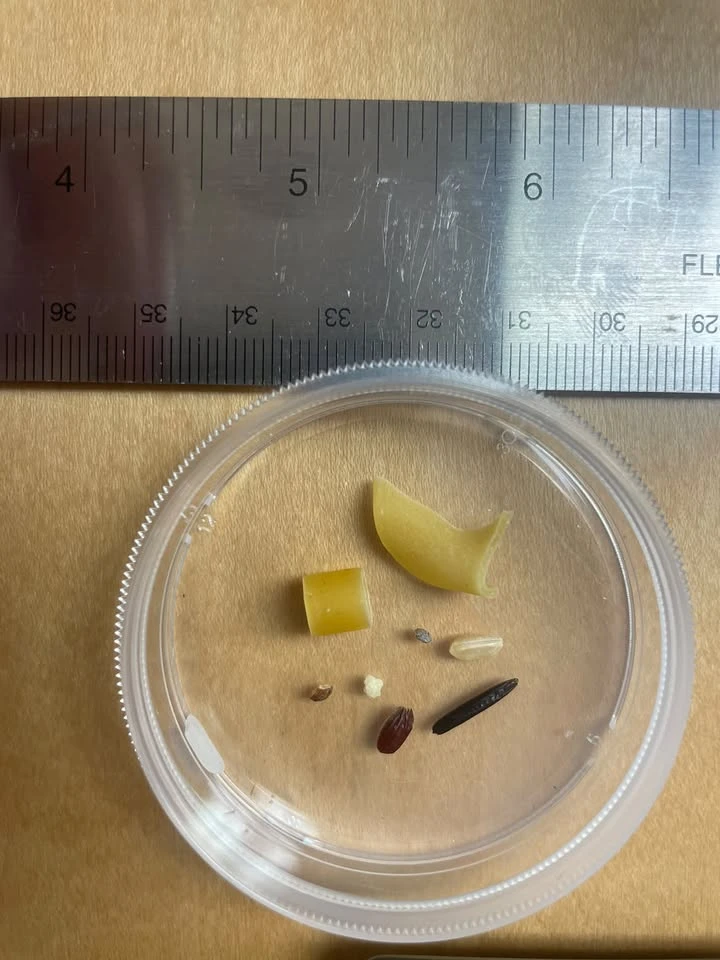
#> input picture vision/samples/dish_phone_01.webp, 720 x 960 px
$ python -i pile_types.py   (imports and definitions only)   (older library calls are emulated)
#> lines starting #> are read from the running program, lines starting #| are printed output that depends on the picture
#> further down, picture is the input picture: shape (960, 720, 3); mean B, G, R 110.2, 135, 149.6
"""Recognise which object types are in a dish, and roughly how much of each, even when they pile up.

Instead of measuring each piece, the dish floor is cut into small squares (~2.5 mm) and each square is
classified by colour and texture. Training needs no hand labels: every object square in a single-type
photo is that type (see training.json). The share of squares per type is the rough estimate the first
filter choice needs; each type's size comes from a reference table.

Usage:
  python pile_types.py train                    # trains from training.json, saves models/pile_types.yml
  python pile_types.py predict IMAGE [--out overlay.png]
"""
import argparse
import json
from pathlib import Path

import cv2
import numpy as np

from dish_sizer import CALIBRATION, fit_rim, segment

HERE = Path(__file__).parent
TRAINING = HERE / "training.json"
MODEL = HERE / "models" / "pile_types.yml"
PATCH_MM = 2.5
BACKGROUND = "background"
LABEL_THRESHOLD = 15  # stricter than sizing, so faint reflections aren't learned as objects
COLORS = [(40, 40, 40), (200, 0, 200), (0, 230, 255), (0, 128, 255), (255, 220, 0), (0, 200, 0),
          (255, 60, 0), (0, 0, 220), (128, 128, 128), (90, 60, 30)]  # BGR, one per class in training.json order


def setup():
    cal = json.loads(CALIBRATION.read_text())
    return cal["px_per_mm"], cal.get("floor_mm", 48)


# [17 lines left out: functions floor_patches, features, not called in this run]


def prepare(img):
    blur = cv2.GaussianBlur(img, (3, 3), 0)
    lab = cv2.cvtColor(blur, cv2.COLOR_BGR2LAB).astype(np.float32)
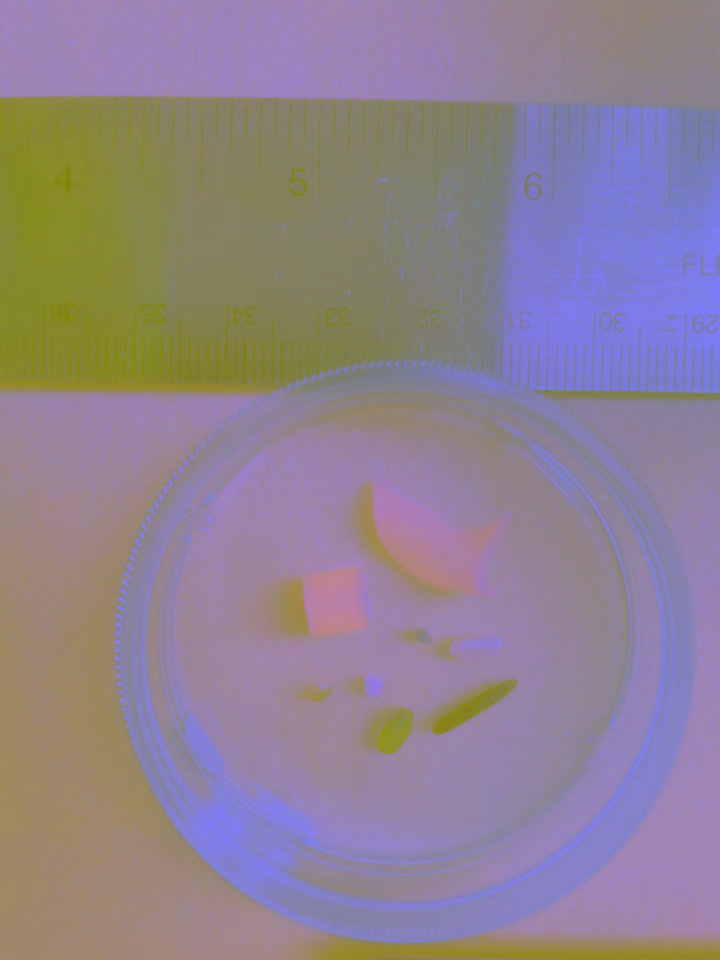
#> lab: shape (960, 720, 3) float32; mean B, G, R 144.3, 130.3, 143.5
    hsv = cv2.cvtColor(blur, cv2.COLOR_BGR2HSV).astype(np.float32)
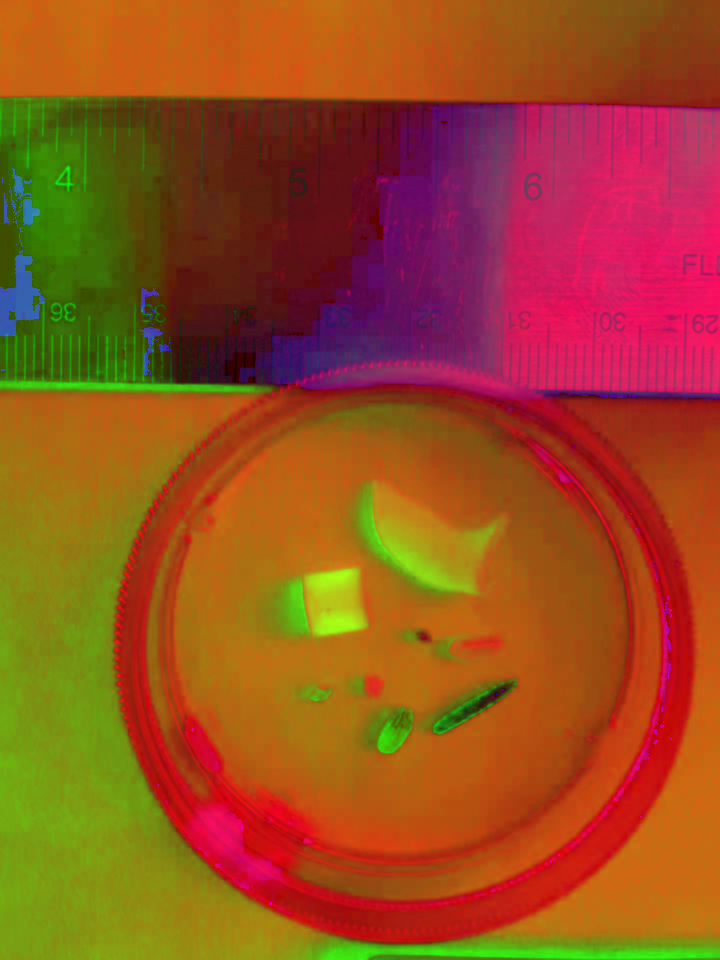
#> hsv: shape (960, 720, 3) float32; mean B, G, R 31.3, 77.9, 152.7
    gray = cv2.cvtColor(blur, cv2.COLOR_BGR2GRAY).astype(np.float32)
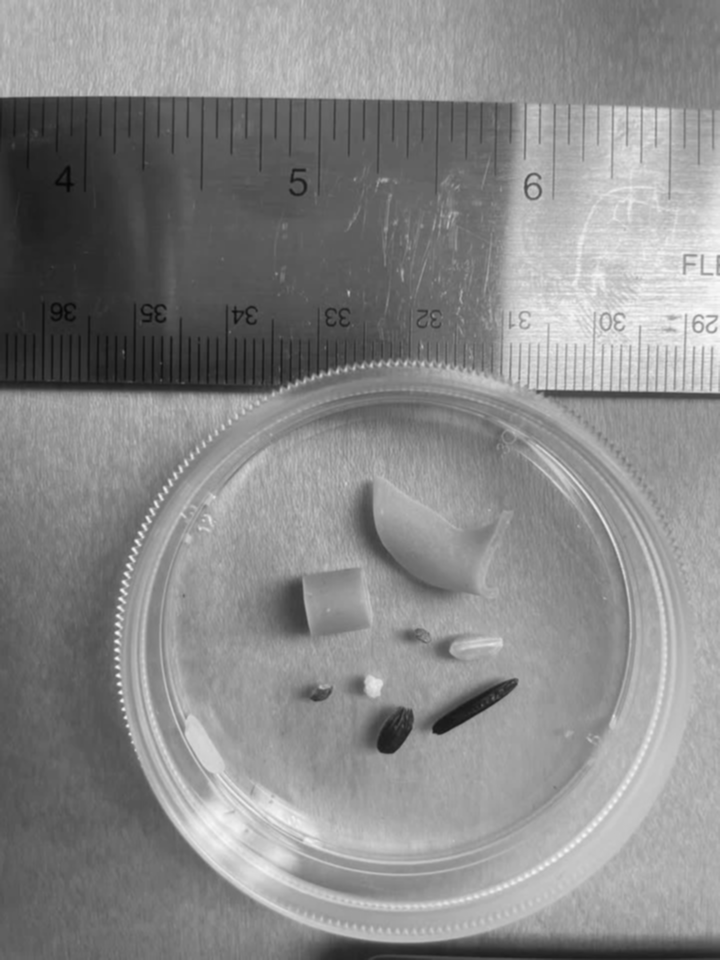
#> gray: shape (960, 720) float32; min 6, max 250, mean 136.6
    grad = cv2.magnitude(cv2.Sobel(gray, cv2.CV_32F, 1, 0), cv2.Sobel(gray, cv2.CV_32F, 0, 1))
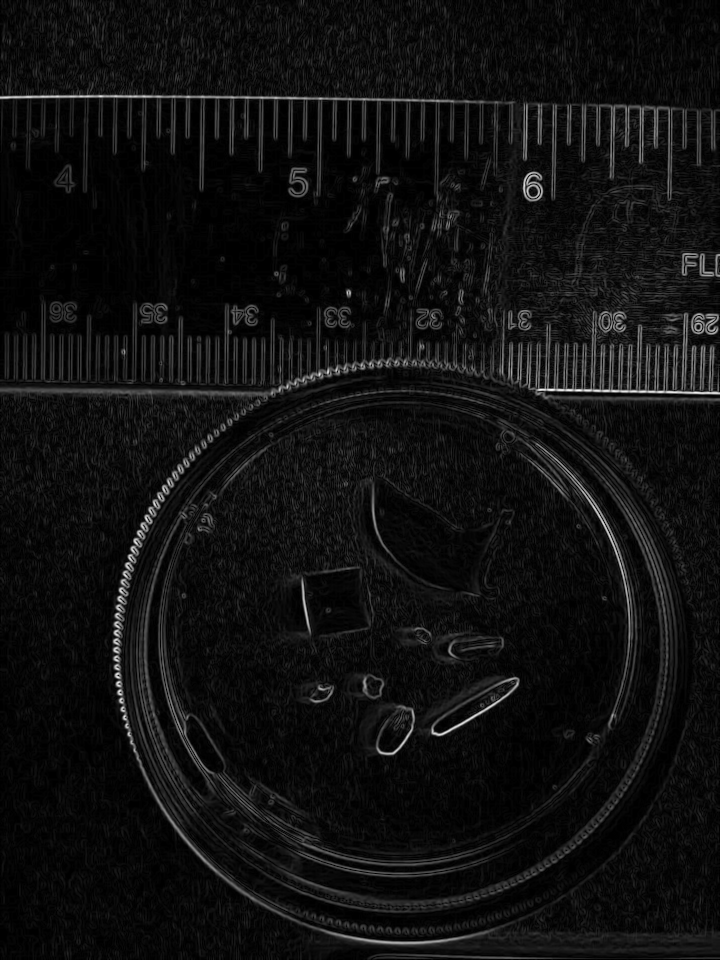
#> grad: shape (960, 720) float32; min 0, max 452.4, mean 29.4; drawn with min black and max white
    return lab, hsv, grad


# [122 lines left out: functions labelled_patches, balance, fit, report, train, predict and 1 more, not called in this run]


# [2 lines not run here, left out]

>>> import cv2
>>> picture = cv2.imread('samples/dish_phone_01.webp')
>>> result = prepare(picture)

$ run again, on vision/samples/dish_phone_03.webp
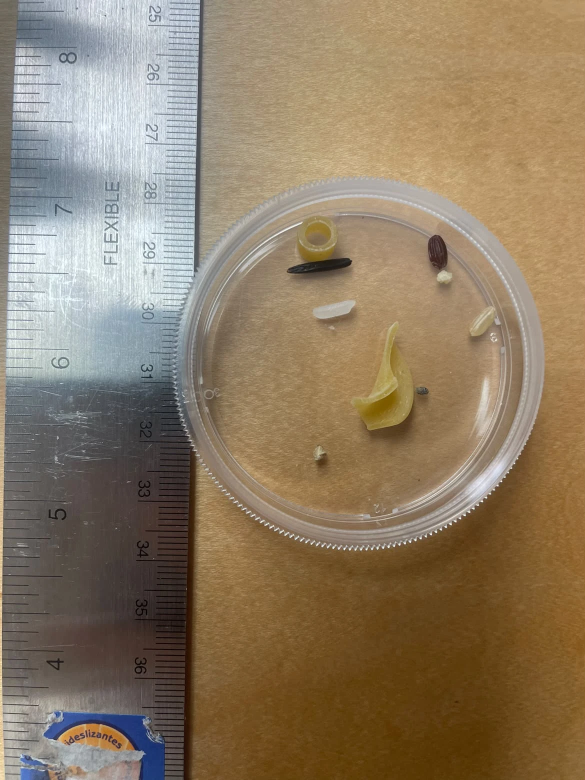
#> input picture vision/samples/dish_phone_03.webp, 1170 x 1560 px (shown at 1/2 size)
#> picture is the input picture: shape (1560, 1170, 3); mean B, G, R 100, 124.1, 141.7
#> in prepare, `gray = cv2.cvtColor(blur, cv2.COLOR_BGR2GRAY).astype(np.float32)`:
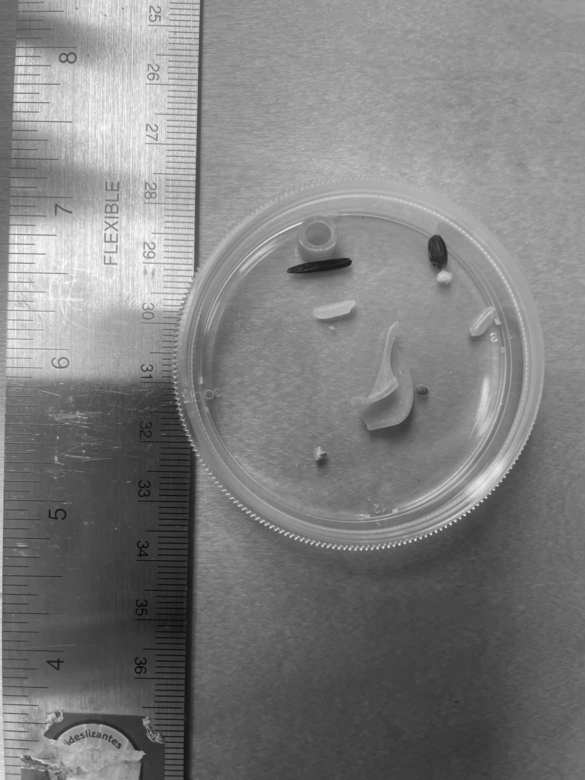
#> gray: shape (1560, 1170) float32 (shown at 1/2 size); min 6, max 252, mean 126.7
#> in prepare, `grad = cv2.magnitude(cv2.Sobel(gray, cv2.CV_32F, 1, 0), cv2.Sobel(gray..`:
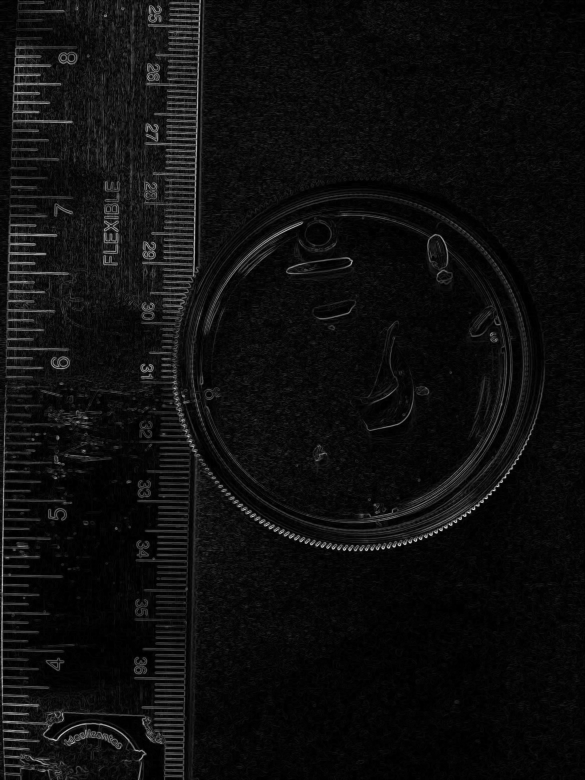
#> grad: shape (1560, 1170) float32 (shown at 1/2 size); min 0, max 495.6, mean 28; drawn with min black and max white

$ run again, on vision/samples/webcam_calibration_ruler.webp
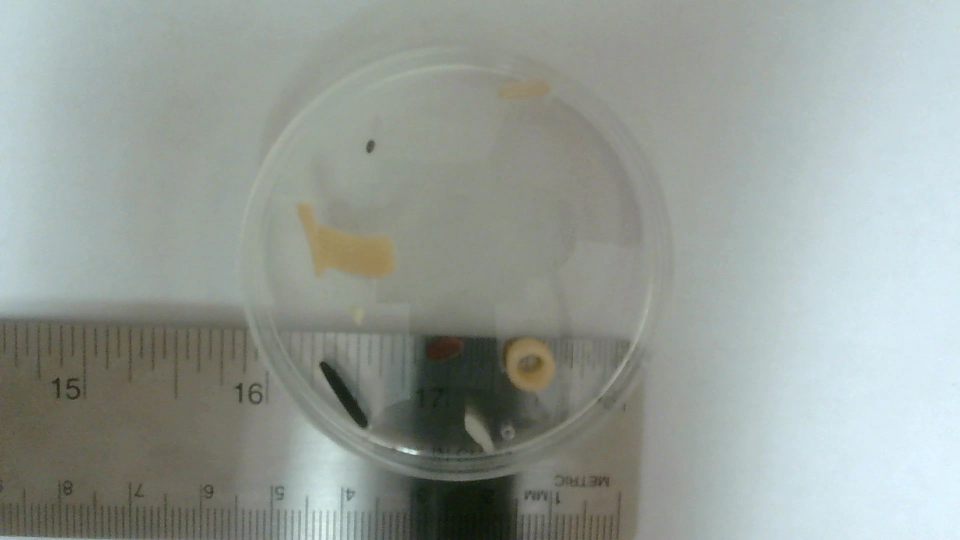
#> input picture vision/samples/webcam_calibration_ruler.webp, 1920 x 1080 px (shown at 1/2 size)
#> picture is the input picture: shape (1080, 1920, 3); mean B, G, R 151.4, 157.4, 149.9
#> in prepare, `hsv = cv2.cvtColor(blur, cv2.COLOR_BGR2HSV).astype(np.float32)`:
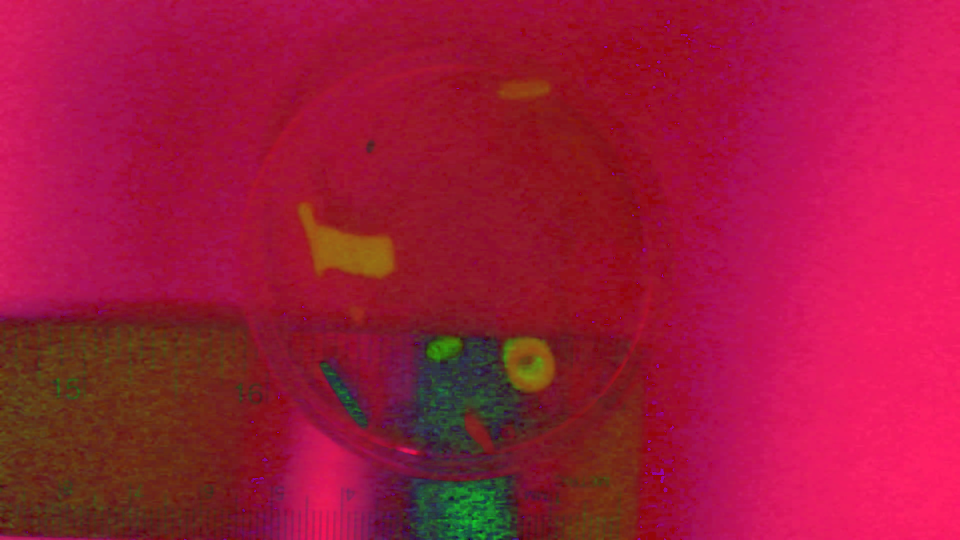
#> hsv: shape (1080, 1920, 3) float32 (shown at 1/2 size); mean B, G, R 59.7, 24.7, 159.2
#> in prepare, `grad = cv2.magnitude(cv2.Sobel(gray, cv2.CV_32F, 1, 0), cv2.Sobel(gray..`:
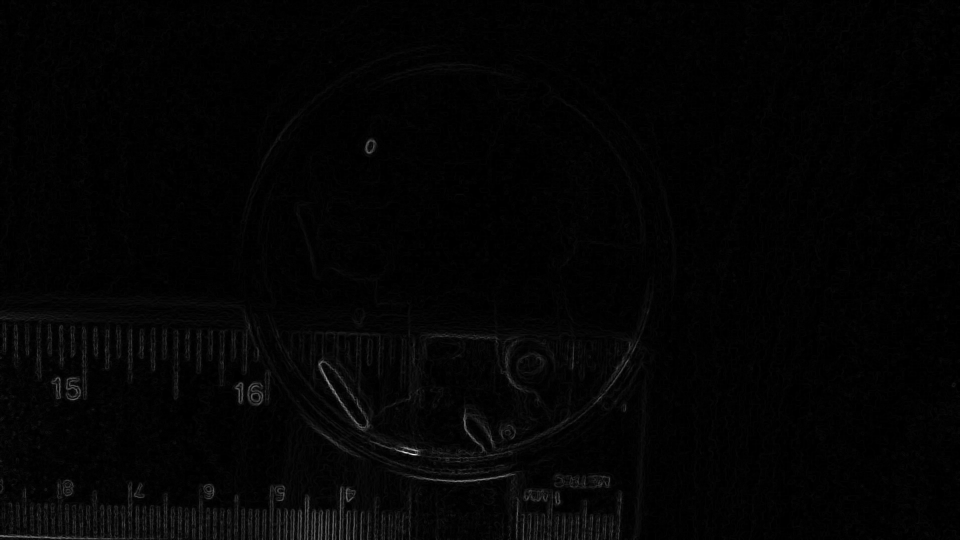
#> grad: shape (1080, 1920) float32 (shown at 1/2 size); min 0, max 368.8, mean 6; drawn with min black and max white

$ run again, on vision/samples/webcam_empty_dish.webp
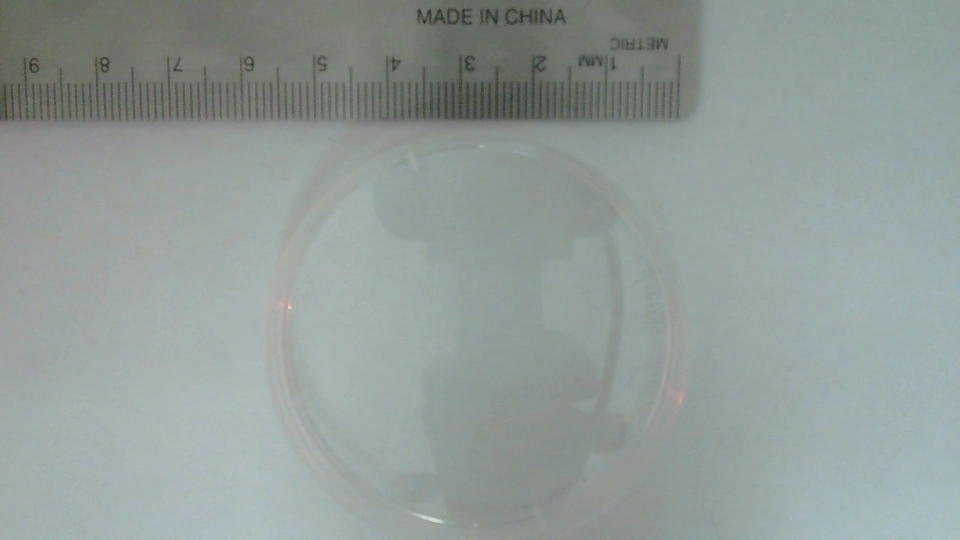
#> input picture vision/samples/webcam_empty_dish.webp, 1920 x 1080 px (shown at 1/2 size)
#> picture is the input picture: shape (1080, 1920, 3); mean B, G, R 153.3, 156.3, 145.9
#> in prepare, `hsv = cv2.cvtColor(blur, cv2.COLOR_BGR2HSV).astype(np.float32)`:
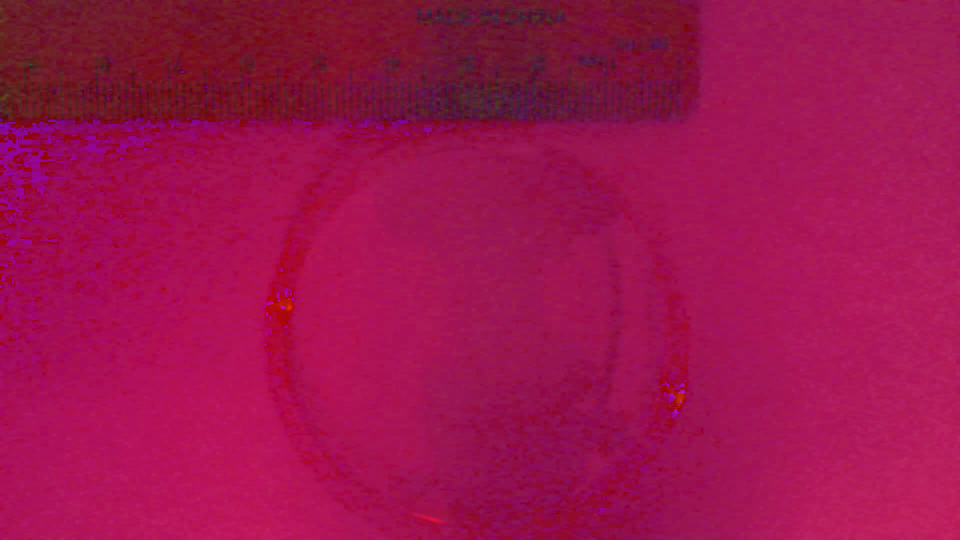
#> hsv: shape (1080, 1920, 3) float32 (shown at 1/2 size); mean B, G, R 77.6, 18.8, 157.3
#> in prepare, `grad = cv2.magnitude(cv2.Sobel(gray, cv2.CV_32F, 1, 0), cv2.Sobel(gray..`:
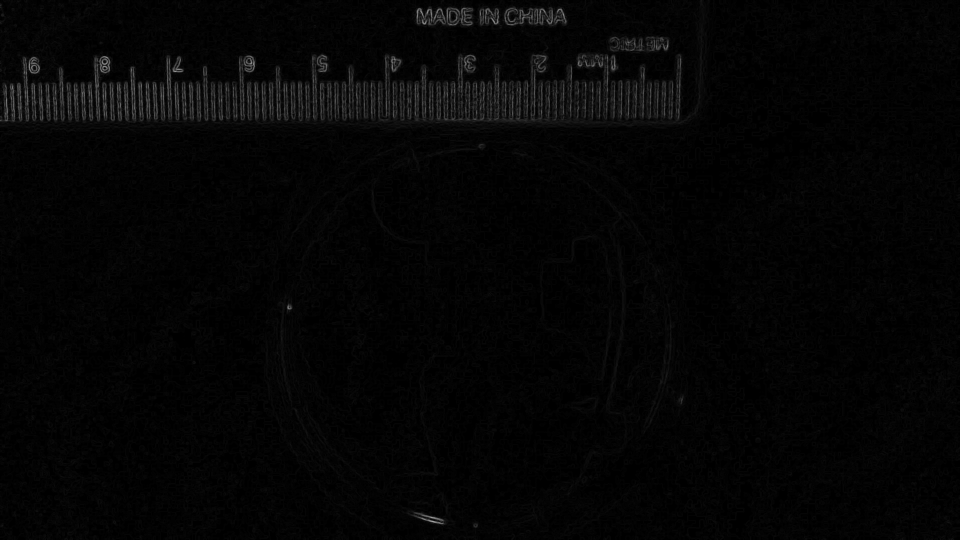
#> grad: shape (1080, 1920) float32 (shown at 1/2 size); min 0, max 191, mean 4.9
